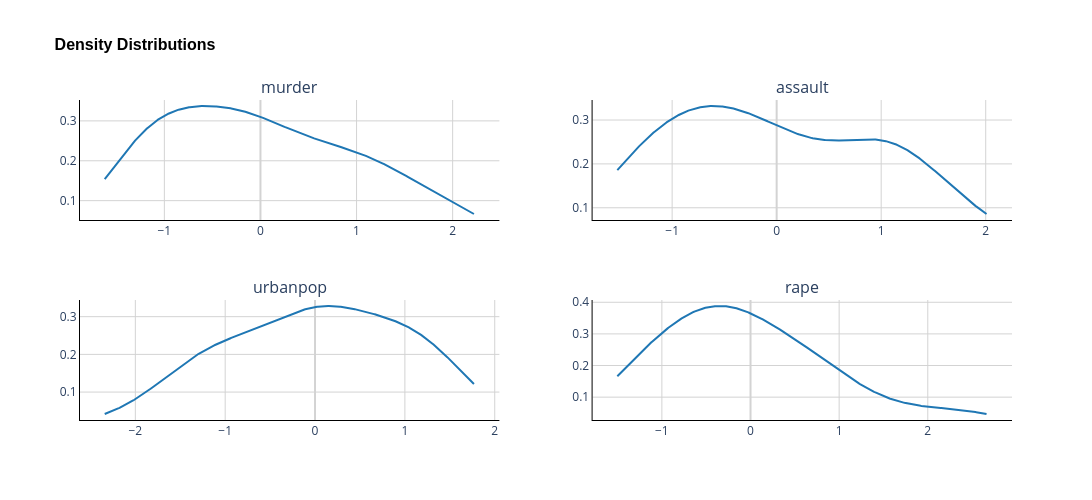

Notebook code for this chart:
### Code cell
# Create a 2x2 subplot grid
figure = make_subplots(rows=2, cols=2, subplot_titles=df.columns)

# Add each density plot to the respective subplot
for (i, c) in enumerate(df.columns):
    row = i // 2 + 1
    col_pos = i % 2 + 1
    density = ff.create_distplot([df_scaled[c]], group_labels=[c], show_hist=False)
    for trace in density['data']:
        figure.add_trace(trace, row=row, col=col_pos)

# Update layout
figure.update_layout(
    title_text='Density Distributions',
    showlegend=False,
    height=500,
    width=1200,
    title_font=dict(size=16, family='Arial', color='black', weight='bold'),
    plot_bgcolor='white',
)

# Update x-axis and y-axis for all subplots
for i in range(1, 5):
    figure.update_xaxes(row=(i+1)//2, col=(i-1)%2 + 1,
                        showgrid=True, gridcolor='LightGray',
                        showline=True, linecolor='Black',
                        zeroline=True, zerolinecolor='LightGray')
    figure.update_yaxes(row=(i+1)//2, col=(i-1)%2 + 1,
                        showgrid=True, gridcolor='LightGray',
                        showline=True, linecolor='Black',
                        zeroline=True, zerolinecolor='LightGray')

figure.show()

### Figure 1 — Plotly figure (JSON) as saved in the notebook; plotly's stock layout.template omitted (floating-point values rounded to 4 significant figures; data arrays with more than 128 entries replaced by an {"elided": "..."} marker saying what was removed)
{"data": [{"legendgroup": "murder", "marker": {"color": "rgb(31, 119, 180)"}, "mode": "lines", "name": "murder", "showlegend": true, "type": "scatter", "x": {"elided": "500 float values"}, "xaxis": "x", "y": {"elided": "500 float values"}, "yaxis": "y"}, {"legendgroup": "murder", "marker": {"color": "rgb(31, 119, 180)", "symbol": "line-ns-open"}, "mode": "markers", "name": "murder", "showlegend": false, "type": "scatter", "x": [1.255, 0.513, 0.07236, 0.2347, 0.2811, 0.02598, -1.041, -0.4379, 1.765, 2.229, -0.577, -1.203, 0.6058, -0.1364, -1.296, -0.4147, 0.4434, 1.765, -1.319, 0.8145, -0.7858, 1.0, -1.18, 1.928, 0.2811, -0.4147, -0.809, 1.023, -1.319, -0.08999, 0.8377, 0.7681, 1.209, -1.621, -0.1132, -0.2755, -0.6698, -0.3451, -1.018, 1.533, -0.9249, 1.255, 1.139, -1.064, -1.296, 0.1651, -0.8785, -0.4843, -1.203, -0.2291], "xaxis": "x", "y": ["murder", "murder", "murder", "murder", "murder", "murder", "murder", "murder", "murder", "murder", "murder", "murder", "murder", "murder", "murder", "murder", "murder", "murder", "murder", "murder", "murder", "murder", "murder", "murder", "murder", "murder", "murder", "murder", "murder", "murder", "murder", "murder", "murder", "murder", "murder", "murder", "murder", "murder", "murder", "murder", "murder", "murder", "murder", "murder", "murder", "murder", "murder", "murder", "murder", "murder"], "yaxis": "y"}, {"legendgroup": "assault", "marker": {"color": "rgb(31, 119, 180)"}, "mode": "lines", "name": "assault", "showlegend": true, "type": "scatter", "x": {"elided": "500 float values"}, "xaxis": "x2", "y": {"elided": "500 float values"}, "yaxis": "y2"}, {"legendgroup": "assault", "marker": {"color": "rgb(31, 119, 180)", "symbol": "line-ns-open"}, "mode": "markers", "name": "assault", "showlegend": false, "type": "scatter", "x": [0.7908, 1.118, 1.494, 0.2332, 1.276, 0.4029, -0.7365, 0.815, 1.991, 0.4878, -1.512, -0.6153, 0.9484, -0.7001, -1.391, -0.6759, -0.7486, 0.9484, -1.064, 1.567, -0.2638, 1.021, -1.197, 1.07, 0.08776, -0.7486, -0.8335, 0.9847, -1.379, -0.1425, 1.385, 1.009, 2.015, -1.524, -0.6153, -0.2395, -0.1425, -0.785, 0.03927, 1.312, -1.027, 0.209, 0.3665, -0.6153, -1.488, -0.1789, -0.3122, -1.088, -1.427, -0.1183], "xaxis": "x2", "y": ["assault", "assault", "assault", "assault", "assault", "assault", "assault", "assault", "assault", "assault", "assault", "assault", "assault", "assault", "assault", "assault", "assault", "assault", "assault", "assault", "assault", "assault", "assault", "assault", "assault", "assault", "assault", "assault", "assault", "assault", "assault", "assault", "assault", "assault", "assault", "assault", "assault", "assault", "assault", "assault", "assault", "assault", "assault", "assault", "assault", "assault", "assault", "assault", "assault", "assault"], "yaxis": "y2"}, {"legendgroup": "urbanpop", "marker": {"color": "rgb(31, 119, 180)"}, "mode": "lines", "name": "urbanpop", "showlegend": true, "type": "scatter", "x": {"elided": "500 float values"}, "xaxis": "x3", "y": {"elided": "500 float values"}, "yaxis": "y3"}, {"legendgroup": "urbanpop", "marker": {"color": "rgb(31, 119, 180)", "symbol": "line-ns-open"}, "mode": "markers", "name": "urbanpop", "showlegend": false, "type": "scatter", "x": [-0.5262, -1.224, 1.009, -1.084, 1.777, 0.8695, 0.7998, 0.4508, 1.009, -0.3866, 1.218, -0.8053, 1.218, -0.03769, -0.596, 0.0321, -0.9449, 0.0321, -1.015, 0.1019, 1.358, 0.5904, 0.0321, -1.503, 0.3113, -0.8751, -0.247, 1.079, -0.6658, 1.637, 0.3113, 1.428, -1.433, -1.503, 0.6602, 0.1717, 0.1019, 0.4508, 1.498, -1.224, -1.433, -0.4564, 1.009, 1.009, -2.341, -0.1773, 0.5206, -1.852, 0.0321, -0.3866], "xaxis": "x3", "y": ["urbanpop", "urbanpop", "urbanpop", "urbanpop", "urbanpop", "urbanpop", "urbanpop", "urbanpop", "urbanpop", "urbanpop", "urbanpop", "urbanpop", "urbanpop", "urbanpop", "urbanpop", "urbanpop", "urbanpop", "urbanpop", "urbanpop", "urbanpop", "urbanpop", "urbanpop", "urbanpop", "urbanpop", "urbanpop", "urbanpop", "urbanpop", "urbanpop", "urbanpop", "urbanpop", "urbanpop", "urbanpop", "urbanpop", "urbanpop", "urbanpop", "urbanpop", "urbanpop", "urbanpop", "urbanpop", "urbanpop", "urbanpop", "urbanpop", "urbanpop", "urbanpop", "urbanpop", "urbanpop", "urbanpop", "urbanpop", "urbanpop", "urbanpop"], "yaxis": "y3"}, {"legendgroup": "rape", "marker": {"color": "rgb(31, 119, 180)"}, "mode": "lines", "name": "rape", "showlegend": true, "type": "scatter", "x": {"elided": "500 float values"}, "xaxis": "x4", "y": {"elided": "500 float values"}, "yaxis": "y4"}, {"legendgroup": "rape", "marker": {"color": "rgb(31, 119, 180)", "symbol": "line-ns-open"}, "mode": "markers", "name": "rape", "showlegend": false, "type": "scatter", "x": [-0.003451, 2.509, 1.053, -0.1868, 2.089, 1.884, -1.093, -0.5858, 1.151, 0.4927, -0.1113, -0.7584, 0.2985, -0.02502, -1.071, -0.3486, -0.5319, 0.1044, -1.449, 0.7084, -0.5319, 1.496, -0.6829, -0.4456, 0.7515, -0.5211, -0.5103, 2.671, -1.265, -0.2623, 1.172, 0.525, -0.5535, -1.503, 0.01812, -0.1329, 0.8701, -0.6829, -1.395, 0.1368, -0.9094, 0.6113, 0.4603, 0.1799, -1.082, -0.05738, 0.5358, -1.287, -1.125, -0.6074], "xaxis": "x4", "y": ["rape", "rape", "rape", "rape", "rape", "rape", "rape", "rape", "rape", "rape", "rape", "rape", "rape", "rape", "rape", "rape", "rape", "rape", "rape", "rape", "rape", "rape", "rape", "rape", "rape", "rape", "rape", "rape", "rape", "rape", "rape", "rape", "rape", "rape", "rape", "rape", "rape", "rape", "rape", "rape", "rape", "rape", "rape", "rape", "rape", "rape", "rape", "rape", "rape", "rape"], "yaxis": "y4"}], "layout": {"annotations": [{"font": {"size": 16}, "showarrow": false, "text": "murder", "x": 0.225, "xanchor": "center", "xref": "paper", "y": 1, "yanchor": "bottom", "yref": "paper"}, {"font": {"size": 16}, "showarrow": false, "text": "assault", "x": 0.775, "xanchor": "center", "xref": "paper", "y": 1, "yanchor": "bottom", "yref": "paper"}, {"font": {"size": 16}, "showarrow": false, "text": "urbanpop", "x": 0.225, "xanchor": "center", "xref": "paper", "y": 0.375, "yanchor": "bottom", "yref": "paper"}, {"font": {"size": 16}, "showarrow": false, "text": "rape", "x": 0.775, "xanchor": "center", "xref": "paper", "y": 0.375, "yanchor": "bottom", "yref": "paper"}], "height": 500, "plot_bgcolor": "white", "showlegend": false, "title": {"font": {"color": "black", "family": "Arial", "size": 16, "weight": "bold"}, "text": "Density Distributions"}, "width": 1200, "xaxis": {"anchor": "y", "domain": [0, 0.45], "gridcolor": "LightGray", "linecolor": "Black", "showgrid": true, "showline": true, "zeroline": true, "zerolinecolor": "LightGray"}, "xaxis2": {"anchor": "y2", "domain": [0.55, 1], "gridcolor": "LightGray", "linecolor": "Black", "showgrid": true, "showline": true, "zeroline": true, "zerolinecolor": "LightGray"}, "xaxis3": {"anchor": "y3", "domain": [0, 0.45], "gridcolor": "LightGray", "linecolor": "Black", "showgrid": true, "showline": true, "zeroline": true, "zerolinecolor": "LightGray"}, "xaxis4": {"anchor": "y4", "domain": [0.55, 1], "gridcolor": "LightGray", "linecolor": "Black", "showgrid": true, "showline": true, "zeroline": true, "zerolinecolor": "LightGray"}, "yaxis": {"anchor": "x", "domain": [0.625, 1], "gridcolor": "LightGray", "linecolor": "Black", "showgrid": true, "showline": true, "zeroline": true, "zerolinecolor": "LightGray"}, "yaxis2": {"anchor": "x2", "domain": [0.625, 1], "gridcolor": "LightGray", "linecolor": "Black", "showgrid": true, "showline": true, "zeroline": true, "zerolinecolor": "LightGray"}, "yaxis3": {"anchor": "x3", "domain": [0, 0.375], "gridcolor": "LightGray", "linecolor": "Black", "showgrid": true, "showline": true, "zeroline": true, "zerolinecolor": "LightGray"}, "yaxis4": {"anchor": "x4", "domain": [0, 0.375], "gridcolor": "LightGray", "linecolor": "Black", "showgrid": true, "showline": true, "zeroline": true, "zerolinecolor": "LightGray"}}}
